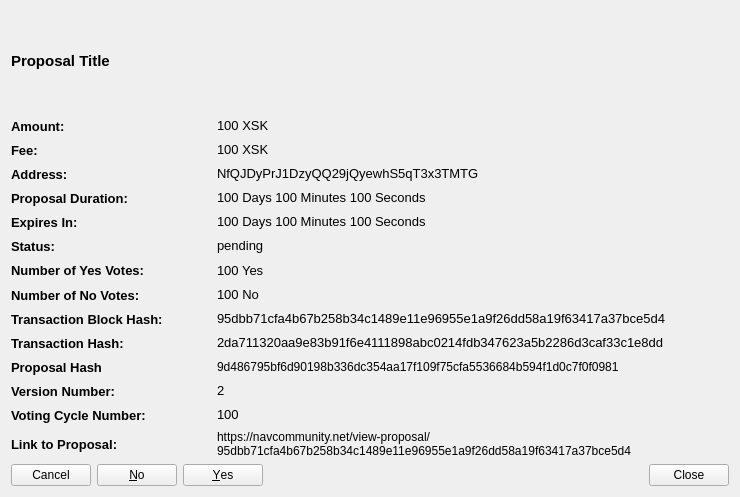
<?xml version="1.0" encoding="UTF-8"?>
<ui version="4.0">
 <class>CommunityFundDisplayDetailed</class>
 <widget class="QWidget" name="CommunityFundDisplayDetailed">
  <property name="geometry">
   <rect>
    <x>0</x>
    <y>0</y>
    <width>740</width>
    <height>497</height>
   </rect>
  </property>
  <property name="sizePolicy">
   <sizepolicy hsizetype="Preferred" vsizetype="Expanding">
    <horstretch>0</horstretch>
    <verstretch>0</verstretch>
   </sizepolicy>
  </property>
  <property name="minimumSize">
   <size>
    <width>740</width>
    <height>497</height>
   </size>
  </property>
  <property name="windowTitle">
   <string>Proposal Details</string>
  </property>
  <layout class="QVBoxLayout" name="verticalLayout_3">
   <item>
    <widget class="QLabel" name="labelProposalTitle">
     <property name="sizePolicy">
      <sizepolicy hsizetype="Preferred" vsizetype="Expanding">
       <horstretch>0</horstretch>
       <verstretch>0</verstretch>
      </sizepolicy>
     </property>
     <property name="maximumSize">
      <size>
       <width>16777215</width>
       <height>100</height>
      </size>
     </property>
     <property name="font">
      <font>
       <pointsize>11</pointsize>
       <weight>75</weight>
       <bold>true</bold>
      </font>
     </property>
     <property name="text">
      <string>Proposal Title</string>
     </property>
     <property name="wordWrap">
      <bool>true</bool>
     </property>
     <property name="openExternalLinks">
      <bool>false</bool>
     </property>
    </widget>
   </item>
   <item>
    <layout class="QVBoxLayout" name="verticalLayoutDetailedInfomation">
     <item>
      <layout class="QHBoxLayout" name="horizontalLayoutAmount">
       <item>
        <widget class="QLabel" name="labelAmountTitle">
         <property name="sizePolicy">
          <sizepolicy hsizetype="Fixed" vsizetype="Preferred">
           <horstretch>0</horstretch>
           <verstretch>0</verstretch>
          </sizepolicy>
         </property>
         <property name="minimumSize">
          <size>
           <width>200</width>
           <height>0</height>
          </size>
         </property>
         <property name="font">
          <font>
           <pointsize>10</pointsize>
           <weight>75</weight>
           <bold>true</bold>
          </font>
         </property>
         <property name="text">
          <string>Amount:</string>
         </property>
         <property name="textInteractionFlags">
          <set>Qt::NoTextInteraction</set>
         </property>
        </widget>
       </item>
       <item>
        <widget class="QLabel" name="labelAmount">
         <property name="font">
          <font>
           <pointsize>10</pointsize>
          </font>
         </property>
         <property name="text">
          <string>100 XSK</string>
         </property>
         <property name="textInteractionFlags">
          <set>Qt::TextSelectableByMouse</set>
         </property>
        </widget>
       </item>
      </layout>
     </item>
     <item>
      <layout class="QHBoxLayout" name="horizontalLayoutFee">
       <item>
        <widget class="QLabel" name="labelFeeTitle">
         <property name="sizePolicy">
          <sizepolicy hsizetype="Fixed" vsizetype="Preferred">
           <horstretch>0</horstretch>
           <verstretch>0</verstretch>
          </sizepolicy>
         </property>
         <property name="minimumSize">
          <size>
           <width>200</width>
           <height>0</height>
          </size>
         </property>
         <property name="font">
          <font>
           <pointsize>10</pointsize>
           <weight>75</weight>
           <bold>true</bold>
          </font>
         </property>
         <property name="text">
          <string>Fee:</string>
         </property>
         <property name="textInteractionFlags">
          <set>Qt::NoTextInteraction</set>
         </property>
        </widget>
       </item>
       <item>
        <widget class="QLabel" name="labelFee">
         <property name="font">
          <font>
           <pointsize>10</pointsize>
          </font>
         </property>
         <property name="text">
          <string>100 XSK</string>
         </property>
         <property name="textInteractionFlags">
          <set>Qt::TextSelectableByMouse</set>
         </property>
        </widget>
       </item>
      </layout>
     </item>
     <item>
      <layout class="QHBoxLayout" name="horizontalLayoutAddress">
       <item>
        <widget class="QLabel" name="labelAddressTitle">
         <property name="sizePolicy">
          <sizepolicy hsizetype="Fixed" vsizetype="Preferred">
           <horstretch>0</horstretch>
           <verstretch>0</verstretch>
          </sizepolicy>
         </property>
         <property name="minimumSize">
          <size>
           <width>200</width>
           <height>0</height>
          </size>
         </property>
         <property name="font">
          <font>
           <pointsize>10</pointsize>
           <weight>75</weight>
           <bold>true</bold>
          </font>
         </property>
         <property name="text">
          <string>Address:</string>
         </property>
         <property name="textInteractionFlags">
          <set>Qt::NoTextInteraction</set>
         </property>
        </widget>
       </item>
       <item>
        <widget class="QLabel" name="labelAddress">
         <property name="font">
          <font>
           <pointsize>10</pointsize>
          </font>
         </property>
         <property name="text">
          <string>NfQJDyPrJ1DzyQQ29jQyewhS5qT3x3TMTG</string>
         </property>
         <property name="textInteractionFlags">
          <set>Qt::TextSelectableByMouse</set>
         </property>
        </widget>
       </item>
      </layout>
     </item>
     <item>
      <layout class="QHBoxLayout" name="horizontalLayoutDeadline">
       <item>
        <widget class="QLabel" name="labelDeadlineTitle">
         <property name="sizePolicy">
          <sizepolicy hsizetype="Fixed" vsizetype="Preferred">
           <horstretch>0</horstretch>
           <verstretch>0</verstretch>
          </sizepolicy>
         </property>
         <property name="minimumSize">
          <size>
           <width>200</width>
           <height>0</height>
          </size>
         </property>
         <property name="font">
          <font>
           <pointsize>10</pointsize>
           <weight>75</weight>
           <bold>true</bold>
          </font>
         </property>
         <property name="text">
          <string>Proposal Duration:</string>
         </property>
         <property name="textInteractionFlags">
          <set>Qt::NoTextInteraction</set>
         </property>
        </widget>
       </item>
       <item>
        <widget class="QLabel" name="labelDeadline">
         <property name="font">
          <font>
           <pointsize>10</pointsize>
          </font>
         </property>
         <property name="text">
          <string>100 Days 100 Minutes 100 Seconds</string>
         </property>
         <property name="textInteractionFlags">
          <set>Qt::TextSelectableByMouse</set>
         </property>
        </widget>
       </item>
      </layout>
     </item>
     <item>
      <layout class="QHBoxLayout" name="horizontalLayoutExpiresIn">
       <item>
        <widget class="QLabel" name="labelExpiresInTitle">
         <property name="sizePolicy">
          <sizepolicy hsizetype="Fixed" vsizetype="Preferred">
           <horstretch>0</horstretch>
           <verstretch>0</verstretch>
          </sizepolicy>
         </property>
         <property name="minimumSize">
          <size>
           <width>200</width>
           <height>0</height>
          </size>
         </property>
         <property name="font">
          <font>
           <pointsize>10</pointsize>
           <weight>75</weight>
           <bold>true</bold>
          </font>
         </property>
         <property name="text">
          <string>Expires In:</string>
         </property>
         <property name="textInteractionFlags">
          <set>Qt::NoTextInteraction</set>
         </property>
        </widget>
       </item>
       <item>
        <widget class="QLabel" name="labelExpiresIn">
         <property name="font">
          <font>
           <pointsize>10</pointsize>
          </font>
         </property>
         <property name="text">
          <string>100 Days 100 Minutes 100 Seconds</string>
         </property>
         <property name="textInteractionFlags">
          <set>Qt::TextSelectableByMouse</set>
         </property>
        </widget>
       </item>
      </layout>
     </item>
     <item>
      <layout class="QHBoxLayout" name="horizontalLayoutStatus">
       <item>
        <widget class="QLabel" name="labelStatusTitle">
         <property name="sizePolicy">
          <sizepolicy hsizetype="Fixed" vsizetype="Preferred">
           <horstretch>0</horstretch>
           <verstretch>0</verstretch>
          </sizepolicy>
         </property>
         <property name="minimumSize">
          <size>
           <width>200</width>
           <height>0</height>
          </size>
         </property>
         <property name="font">
          <font>
           <pointsize>10</pointsize>
           <weight>75</weight>
           <bold>true</bold>
          </font>
         </property>
         <property name="text">
          <string>Status:</string>
         </property>
         <property name="textInteractionFlags">
          <set>Qt::NoTextInteraction</set>
         </property>
        </widget>
       </item>
       <item>
        <widget class="QLabel" name="labelStatus">
         <property name="font">
          <font>
           <pointsize>10</pointsize>
          </font>
         </property>
         <property name="text">
          <string>pending</string>
         </property>
         <property name="textInteractionFlags">
          <set>Qt::TextSelectableByMouse</set>
         </property>
        </widget>
       </item>
      </layout>
     </item>
     <item>
      <layout class="QHBoxLayout" name="horizontalLayoutNumberYesVotes">
       <item>
        <widget class="QLabel" name="labelNumberOfYesVotesTitle">
         <property name="sizePolicy">
          <sizepolicy hsizetype="Fixed" vsizetype="Preferred">
           <horstretch>0</horstretch>
           <verstretch>0</verstretch>
          </sizepolicy>
         </property>
         <property name="minimumSize">
          <size>
           <width>200</width>
           <height>0</height>
          </size>
         </property>
         <property name="font">
          <font>
           <pointsize>10</pointsize>
           <weight>75</weight>
           <bold>true</bold>
          </font>
         </property>
         <property name="text">
          <string>Number of Yes Votes:</string>
         </property>
         <property name="textInteractionFlags">
          <set>Qt::NoTextInteraction</set>
         </property>
        </widget>
       </item>
       <item>
        <widget class="QLabel" name="labelNumberOfYesVotes">
         <property name="font">
          <font>
           <pointsize>10</pointsize>
          </font>
         </property>
         <property name="text">
          <string>100 Yes</string>
         </property>
         <property name="textInteractionFlags">
          <set>Qt::TextSelectableByMouse</set>
         </property>
        </widget>
       </item>
      </layout>
     </item>
     <item>
      <layout class="QHBoxLayout" name="horizontalLayoutNumberNoVotes">
       <item>
        <widget class="QLabel" name="labelNumberOfNoVotesTitle">
         <property name="sizePolicy">
          <sizepolicy hsizetype="Fixed" vsizetype="Preferred">
           <horstretch>0</horstretch>
           <verstretch>0</verstretch>
          </sizepolicy>
         </property>
         <property name="minimumSize">
          <size>
           <width>200</width>
           <height>0</height>
          </size>
         </property>
         <property name="font">
          <font>
           <pointsize>10</pointsize>
           <weight>75</weight>
           <bold>true</bold>
          </font>
         </property>
         <property name="text">
          <string>Number of No Votes:</string>
         </property>
         <property name="textInteractionFlags">
          <set>Qt::NoTextInteraction</set>
         </property>
        </widget>
       </item>
       <item>
        <widget class="QLabel" name="labelNumberOfNoVotes">
         <property name="font">
          <font>
           <pointsize>10</pointsize>
          </font>
         </property>
         <property name="text">
          <string>100 No</string>
         </property>
         <property name="textInteractionFlags">
          <set>Qt::TextSelectableByMouse</set>
         </property>
        </widget>
       </item>
      </layout>
     </item>
     <item>
      <layout class="QHBoxLayout" name="horizontalLayoutTransactionBlockHash">
       <item>
        <widget class="QLabel" name="labelTransactionBlockHashTitle">
         <property name="sizePolicy">
          <sizepolicy hsizetype="Fixed" vsizetype="Preferred">
           <horstretch>0</horstretch>
           <verstretch>0</verstretch>
          </sizepolicy>
         </property>
         <property name="minimumSize">
          <size>
           <width>200</width>
           <height>0</height>
          </size>
         </property>
         <property name="font">
          <font>
           <pointsize>10</pointsize>
           <weight>75</weight>
           <bold>true</bold>
          </font>
         </property>
         <property name="text">
          <string>Transaction Block Hash:</string>
         </property>
         <property name="textInteractionFlags">
          <set>Qt::NoTextInteraction</set>
         </property>
        </widget>
       </item>
       <item>
        <widget class="QLabel" name="labelTransactionBlockHash">
         <property name="font">
          <font>
           <pointsize>10</pointsize>
          </font>
         </property>
         <property name="text">
          <string>95dbb71cfa4b67b258b34c1489e11e96955e1a9f26dd58a19f63417a37bce5d4</string>
         </property>
         <property name="textInteractionFlags">
          <set>Qt::TextSelectableByMouse</set>
         </property>
        </widget>
       </item>
      </layout>
     </item>
     <item>
      <layout class="QHBoxLayout" name="horizontalLayoutTransactionHash">
       <item>
        <widget class="QLabel" name="labelTransactionHashTitle">
         <property name="sizePolicy">
          <sizepolicy hsizetype="Fixed" vsizetype="Preferred">
           <horstretch>0</horstretch>
           <verstretch>0</verstretch>
          </sizepolicy>
         </property>
         <property name="minimumSize">
          <size>
           <width>200</width>
           <height>0</height>
          </size>
         </property>
         <property name="font">
          <font>
           <pointsize>10</pointsize>
           <weight>75</weight>
           <bold>true</bold>
          </font>
         </property>
         <property name="text">
          <string>Transaction Hash:</string>
         </property>
         <property name="textInteractionFlags">
          <set>Qt::NoTextInteraction</set>
         </property>
        </widget>
       </item>
       <item>
        <widget class="QLabel" name="labelTransactionHash">
         <property name="font">
          <font>
           <pointsize>10</pointsize>
          </font>
         </property>
         <property name="text">
          <string>2da711320aa9e83b91f6e4111898abc0214fdb347623a5b2286d3caf33c1e8dd</string>
         </property>
         <property name="textInteractionFlags">
          <set>Qt::TextSelectableByMouse</set>
         </property>
        </widget>
       </item>
      </layout>
     </item>
     <item>
      <layout class="QHBoxLayout" name="horizontalLayout">
       <property name="topMargin">
        <number>0</number>
       </property>
       <item>
        <widget class="QLabel" name="labelProposalHashTitle">
         <property name="sizePolicy">
          <sizepolicy hsizetype="Minimum" vsizetype="Preferred">
           <horstretch>0</horstretch>
           <verstretch>0</verstretch>
          </sizepolicy>
         </property>
         <property name="minimumSize">
          <size>
           <width>200</width>
           <height>0</height>
          </size>
         </property>
         <property name="maximumSize">
          <size>
           <width>200</width>
           <height>16777215</height>
          </size>
         </property>
         <property name="font">
          <font>
           <pointsize>10</pointsize>
           <weight>75</weight>
           <bold>true</bold>
          </font>
         </property>
         <property name="text">
          <string>Proposal Hash</string>
         </property>
        </widget>
       </item>
       <item>
        <widget class="QLabel" name="labelProposalHash">
         <property name="text">
          <string>9d486795bf6d90198b336dc354aa17f109f75cfa5536684b594f1d0c7f0f0981</string>
         </property>
         <property name="textInteractionFlags">
          <set>Qt::TextSelectableByMouse</set>
         </property>
        </widget>
       </item>
      </layout>
     </item>
     <item>
      <layout class="QHBoxLayout" name="horizontalLayoutVersionNumber">
       <item>
        <widget class="QLabel" name="labelVersionNumberTitle">
         <property name="sizePolicy">
          <sizepolicy hsizetype="Fixed" vsizetype="Preferred">
           <horstretch>0</horstretch>
           <verstretch>0</verstretch>
          </sizepolicy>
         </property>
         <property name="minimumSize">
          <size>
           <width>200</width>
           <height>0</height>
          </size>
         </property>
         <property name="font">
          <font>
           <pointsize>10</pointsize>
           <weight>75</weight>
           <bold>true</bold>
          </font>
         </property>
         <property name="text">
          <string>Version Number:</string>
         </property>
         <property name="textInteractionFlags">
          <set>Qt::NoTextInteraction</set>
         </property>
        </widget>
       </item>
       <item>
        <widget class="QLabel" name="labelVersionNumber">
         <property name="font">
          <font>
           <pointsize>10</pointsize>
          </font>
         </property>
         <property name="text">
          <string>2</string>
         </property>
         <property name="textInteractionFlags">
          <set>Qt::TextSelectableByMouse</set>
         </property>
        </widget>
       </item>
      </layout>
     </item>
     <item>
      <layout class="QHBoxLayout" name="horizontalLayoutVotingCycleNumber">
       <item>
        <widget class="QLabel" name="labelVOtingCycleNumberTitle">
         <property name="sizePolicy">
          <sizepolicy hsizetype="Fixed" vsizetype="Preferred">
           <horstretch>0</horstretch>
           <verstretch>0</verstretch>
          </sizepolicy>
         </property>
         <property name="minimumSize">
          <size>
           <width>200</width>
           <height>0</height>
          </size>
         </property>
         <property name="font">
          <font>
           <pointsize>10</pointsize>
           <weight>75</weight>
           <bold>true</bold>
          </font>
         </property>
         <property name="text">
          <string>Voting Cycle Number:</string>
         </property>
         <property name="textInteractionFlags">
          <set>Qt::NoTextInteraction</set>
         </property>
        </widget>
       </item>
       <item>
        <widget class="QLabel" name="labelVotingCycleNumber">
         <property name="font">
          <font>
           <pointsize>10</pointsize>
          </font>
         </property>
         <property name="text">
          <string>100</string>
         </property>
         <property name="textInteractionFlags">
          <set>Qt::TextSelectableByMouse</set>
         </property>
        </widget>
       </item>
      </layout>
     </item>
     <item>
      <layout class="QHBoxLayout" name="horizontalLayoutLinkToProposal">
       <item>
        <widget class="QLabel" name="labelLinkToProposalTitle">
         <property name="sizePolicy">
          <sizepolicy hsizetype="Fixed" vsizetype="Preferred">
           <horstretch>0</horstretch>
           <verstretch>0</verstretch>
          </sizepolicy>
         </property>
         <property name="minimumSize">
          <size>
           <width>200</width>
           <height>0</height>
          </size>
         </property>
         <property name="font">
          <font>
           <pointsize>10</pointsize>
           <weight>75</weight>
           <bold>true</bold>
          </font>
         </property>
         <property name="text">
          <string>Link to Proposal:</string>
         </property>
         <property name="textInteractionFlags">
          <set>Qt::NoTextInteraction</set>
         </property>
        </widget>
       </item>
       <item>
        <widget class="QLabel" name="labelLinkToProposal">
         <property name="text">
          <string>https://navcommunity.net/view-proposal/95dbb71cfa4b67b258b34c1489e11e96955e1a9f26dd58a19f63417a37bce5d4</string>
         </property>
         <property name="wordWrap">
          <bool>true</bool>
         </property>
         <property name="openExternalLinks">
          <bool>true</bool>
         </property>
         <property name="textInteractionFlags">
          <set>Qt::TextBrowserInteraction</set>
         </property>
        </widget>
       </item>
      </layout>
     </item>
     <item>
      <layout class="QHBoxLayout" name="horizontalLayoutButtons">
       <item>
        <widget class="QDialogButtonBox" name="buttonBoxYesNoVote">
         <property name="layoutDirection">
          <enum>Qt::RightToLeft</enum>
         </property>
         <property name="standardButtons">
          <set>QDialogButtonBox::Cancel|QDialogButtonBox::No|QDialogButtonBox::Yes</set>
         </property>
        </widget>
       </item>
       <item>
        <spacer name="horizontalSpacerButtons">
         <property name="orientation">
          <enum>Qt::Horizontal</enum>
         </property>
         <property name="sizeHint" stdset="0">
          <size>
           <width>40</width>
           <height>20</height>
          </size>
         </property>
        </spacer>
       </item>
       <item>
        <widget class="QPushButton" name="pushButtonClose">
         <property name="text">
          <string>Close</string>
         </property>
        </widget>
       </item>
      </layout>
     </item>
    </layout>
   </item>
  </layout>
 </widget>
 <resources/>
 <connections/>
</ui>
